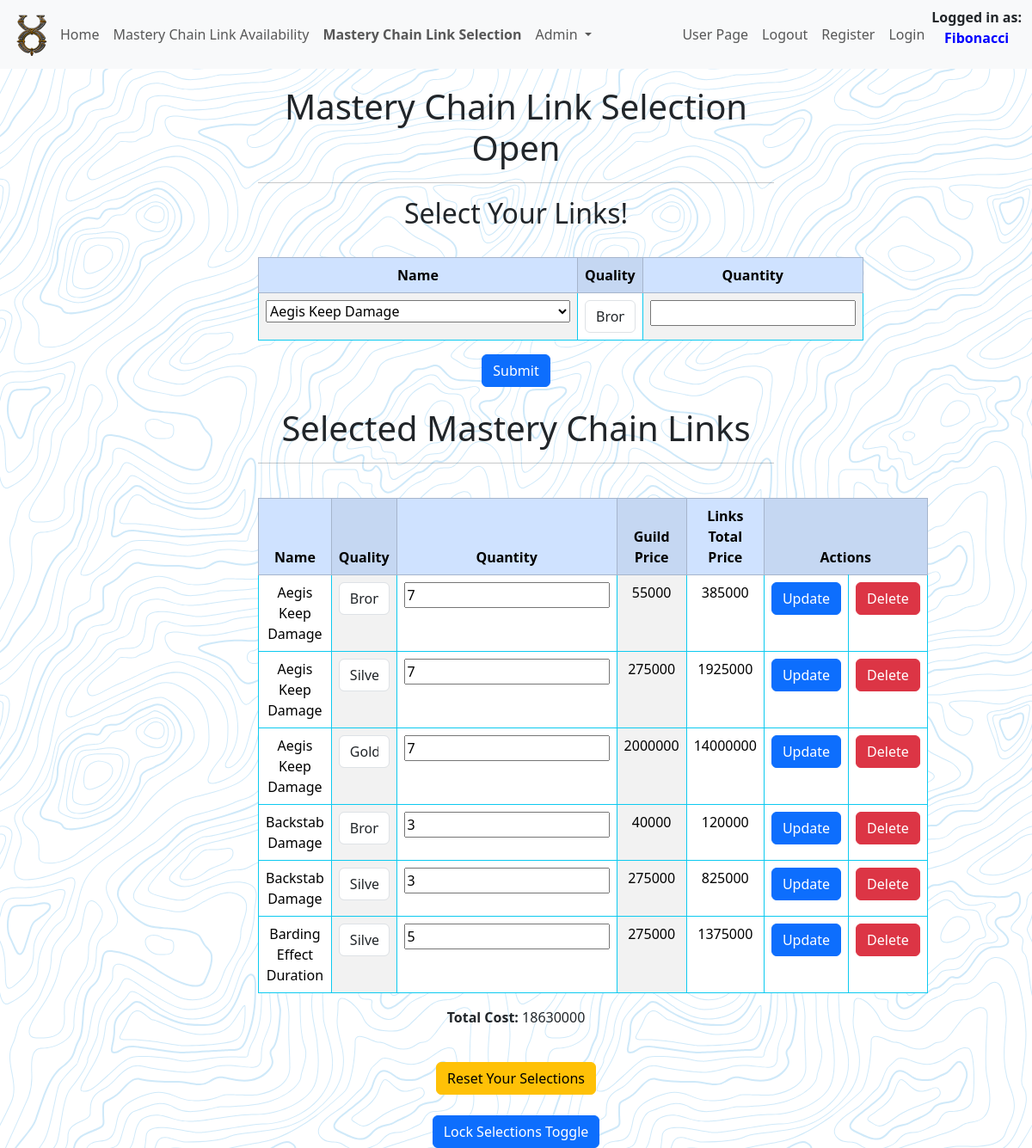
Page /selections (signed in) on the earlier database version.
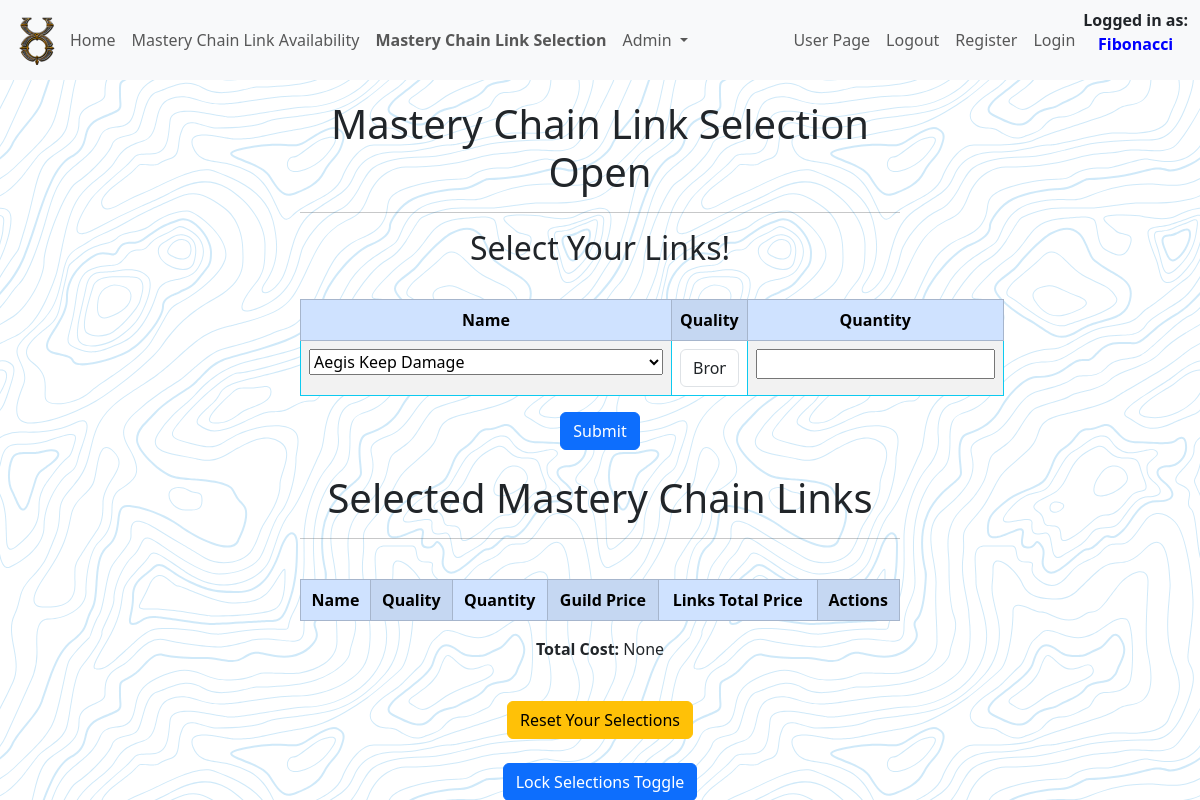
Same page on the later database version.
### tables this page shows
CREATE TABLE users (
    id INTEGER PRIMARY KEY AUTOINCREMENT,
    username TEXT NOT NULL,
    password TEXT NOT NULL,
    is_admin INTEGER NOT NULL DEFAULT 0
, sel_lock BOOLEAN DEFAULT (0) NOT NULL, display_name TEXT);

CREATE TABLE selections (
	id INTEGER NOT NULL PRIMARY KEY AUTOINCREMENT,
	mclink_id INTEGER NOT NULL,
	s_quantity INTEGER NOT NULL
, user_id INTEGER NOT NULL, links_total INTEGER NOT NULL);

CREATE TABLE "mclinks" (
    id INTEGER PRIMARY KEY AUTOINCREMENT NOT NULL,
    name TEXT NOT NULL,
    quality TEXT NOT NULL,
    quantity INTEGER NOT NULL,
    market_price INTEGER NOT NULL,
    guild_price INTEGER NOT NULL
);

### app.py (the view)
@app.route('/selections', methods=['GET', 'POST'])
def selections():
    user_data = get_user_data()
    user_id = user_data['id']
    conn, cursor = connect_to_database('uonew.db')
    cursor.execute("SELECT DISTINCT name FROM mclinks;")
    unique_names = cursor.fetchall()
    cursor.execute("SELECT SUM(links_total) FROM selections WHERE user_id=?", (user_id,))
    total_links_total = cursor.fetchone()[0]
    conn.close()
    selections_data = select_selections(user_id)
    return render_template('selections.html', unique_names=unique_names, selections_data=selections_data, total_links_total=total_links_total)

### app.py (called while the page is built)
@app.before_request
def authentication():
    if 'id' in session:
        user_data = get_user_data()
        selection_toggle = check_selection_toggle()
        g.is_admin = user_data['is_admin']
        g.sel_lock = user_data['sel_lock']
        g.display_name = user_data['display_name']
        g.selection_toggle = selection_toggle['selections_toggle']

### helpers.py (called while the page is built)
def connect_to_database(database_name):
    conn = sqlite3.connect(database_name)
    conn.row_factory = sqlite3.Row
    cursor = conn.cursor()
    return conn, cursor

### selections.py (called while the page is built)
def select_selections(user_id=None):
    conn, cursor = connect_to_database('uonew.db')
    if user_id:
        cursor.execute("SELECT * FROM selections INNER JOIN mclinks ON selections.mclink_id = mclinks.id WHERE selections.user_id = ?", (user_id,))
    else:
        cursor.execute("SELECT * FROM selections INNER JOIN mclinks ON selections.mclink_id = mclinks.id")
    selections_data = cursor.fetchall()
    conn.close()
    return selections_data

def check_selection_toggle():
    conn, cursor = connect_to_database('uonew.db')
    cursor.execute("SELECT selections_toggle FROM global")
    selection_toggle = cursor.fetchone()
    conn.close()
    return selection_toggle

### users.py (called while the page is built)
def get_user_data():
    conn, cursor = connect_to_database('uonew.db')
    user_id = session.get('id')
    cursor.execute("SELECT * FROM users WHERE id = ?", (user_id,))
    user_data = cursor.fetchone()
    conn.close()
    return user_data

### templates/selections.html (shortened to what this page needs)
{% extends "index.html" %}
{% block nav %}
    <nav class="navbar navbar-expand-lg bg-body-tertiary fixed-top">
        <div class="container-fluid">
            <img src="{{ url_for('static', filename='images/uo.png') }}" alt="UO Icon" class="small-image">
            <div class="collapse navbar-collapse" id="navbarSupportedContent">
                <ul class="navbar-nav me-auto mb-2 mb-lg-0">
                    {% if 'id' in session %}
                        <li class="nav-item">
                            <a class="nav-link" href="ma">Home</a>
                        </li>
                        <li class="nav-item">
                            <a class="nav-link" href="mclinks">Mastery Chain Link Availability</a>
                        </li>
                        <li class="nav-item">
                            <a class="nav-link" href="selections"><b>Mastery Chain Link Selection</b></a>
                        </li>
                    {% endif %}
                    {% if 'id' in session and g.is_admin in [1, 2, 3] %}
                        <li class="nav-item dropdown">
                            <a class="nav-link dropdown-toggle" href="#" role="button" data-bs-toggle="dropdown" aria-expanded="false">
                                Admin
                            </a>
                            </li>
                    {% endif %}
                </ul>
                <ul class="navbar-nav mb-2 mb-lg-0 right-align">
                    {% if 'id' in session %}
                        <li class="nav-item">
                            <a class="nav-link" href="user">User Page</a>
                        </li>
                        <li class="nav-item">
                            <a class="nav-link" onclick="return confirm('Are you sure?')" href="{{ url_for('logout') }}">Logout</a>
                        </li>
                    {% endif %}
                    <li class="nav-item">
                        <a class="nav-link" href="register">Register</a>
                    </li>
                    <li class="nav-item">
                        <a class="nav-link" href="login">Login</a>
                    </li>
                </ul>
            </div>
            {% if 'id' in session %}
            <b class="nav-item">Logged in as: <p style="color:blue; text-align:center;">{{ g.display_name }}</p></b>
            {% endif %}
        </div>
    </nav>
{% endblock %}
{% block content %}
<div class="spacer"></div>
{% if g.selection_toggle == 0 %}
<div class="mclinks_table">
    <br>
    <h1>MASTERY LINK SELECTIONS ARE CLOSED</h1>
</div>
{% else %}
<div class="mclinks_table">
    {% if g.sel_lock == 0 %}
    <h1>Mastery Chain Link Selection Open</h1>
    <hr>
    <h2>Select Your Links!</h2>
    <br>
    <table class="table table-striped-columns table-hover table-bordered border-info">
        <thead class="table-primary">
            <tr>
                <th>Name</th>
                <th>Quality</th>
                <th>Quantity</th>
            </tr>
        </thead>
        <tbody>
            <tr>
                <form action="/add_selection" method="POST">
                    <td>
                        <select name="name">
                            {% for name in unique_names %}
                            <option>{{ name[0] }}</option>
                            {% endfor %}
                        </select>
                    </td>
                    <td>
                        <select class="form-control" name="quality" id="quality">
                            <option>Bronze</option>
                        </select>
                    </td>
                    <td><input type="number" name="quantity"></td>
            </tr>
        </tbody>
    </table>
    <button type="submit" class="btn btn-primary" onclick="return confirm('Are you sure?')">Submit</button>
</div>
<br>
<div class="mclinks_table">
    <h1>Selected Mastery Chain Links</h1>
    <hr>
    <br>
    <table class="table table-striped-columns table-hover table-bordered border-info">
        <thead class="table-primary">
            <tr>
                <th>Name</th>
                <th>Quality</th>
                <th>Quantity</th>
                <th>Guild Price</th>
                <th>Links Total Price</th>
                <th colspan="2"><b>Actions</b></th>
            </tr>
        </thead>
        <tbody>
    {% for selection in selections_data %}
                <form action="/update_user_selection" method="post">
                    <tr>
                        <td>{{ selection['name'] }}</td>
                        <td>
                            <select class="form-control" name="quality" id="quality">
                                <option {% if selection['quality'] == 'Bronze' %} selected {% endif %}>Bronze</option>
                                <option {% if selection['quality'] == 'Silver' %} selected {% endif %}>Silver</option>
                                <option {% if selection['quality'] == 'Gold' %} selected {% endif %}>Gold</option>
                            </select>
                        </td>
                        <td><input type="number" name="quantity" value="{{ selection['s_quantity'] }}"></td>
                        <td>{{ selection['guild_price'] }}</td>
                        <td>{{ selection['links_total'] }}</td>
                        <td><button type="submit" class="btn btn-primary" onclick="return confirm('Are you sure?')">Update</button></td>
                </form>
                <form action="/delete_user_selection" method="post">
                <td><button type="submit" class="btn btn-danger" onclick="return confirm('Are you sure?')">Delete</button></td>
                </form>
        {% endfor %}
        </tbody>
    </table>
    <p><input type="hidden" name="total"><b>Total Cost:</b> {{ total_links_total }}</p>
    <br>
    <form action="/reset_user_selections" method="POST">
        <button type="submit" class="btn btn-warning" onclick="return confirm('Are you sure? This will wipe all your selections')">Reset Your Selections</button>
    </form>
</div>
{% endif %}
<br>
<form class="user_lock_sel" action="/user_selection_toggle" method="POST">
    <button type="submit" class="btn btn-primary" onclick="return confirm('Are you sure? You can toggle this on/off')">Lock Selections Toggle</button>
</form>
{% endif %}
{% endblock %}

### templates/index.html (shortened to what this page needs)
<!DOCTYPE html>
<html lang="en">
<head>
    <link href="https://cdn.jsdelivr.net/npm/bootstrap@5.3.2/dist/css/bootstrap.min.css" rel="stylesheet">
    <link rel="stylesheet" type="text/css" href="{{ url_for('static', filename='style.css') }}">
    <link href="https://cdn.jsdelivr.net/npm/bootstrap-table@1.22.3/dist/bootstrap-table.min.css" rel="stylesheet">
</head>
<body>
    <header>
        <nav>
            {% block nav %}{% endblock %}
        </nav>
    </header>
    <main>
        {% block content %}{% endblock %}
    </main>
</body>
</html>

Differences in the rows shown:
removed selections: name "Aegis Keep Damage", quality "Bronze", quantity "7", guild_price "55000", links_total "385000"
removed selections: name "Aegis Keep Damage", quality "Silver", quantity "7", guild_price "275000", links_total "1925000"
removed selections: name "Aegis Keep Damage", quality "Gold", quantity "7", guild_price "2000000", links_total "14000000"
removed selections: name "Backstab Damage", quality "Bronze", quantity "3", guild_price "40000", links_total "120000"
removed selections: name "Backstab Damage", quality "Silver", quantity "3", guild_price "275000", links_total "825000"
removed selections: name "Barding Effect Duration", quality "Silver", quantity "5", guild_price "275000", links_total "1375000"
Other differences:
{{ total_links_total }}: "18630000" → "None"
